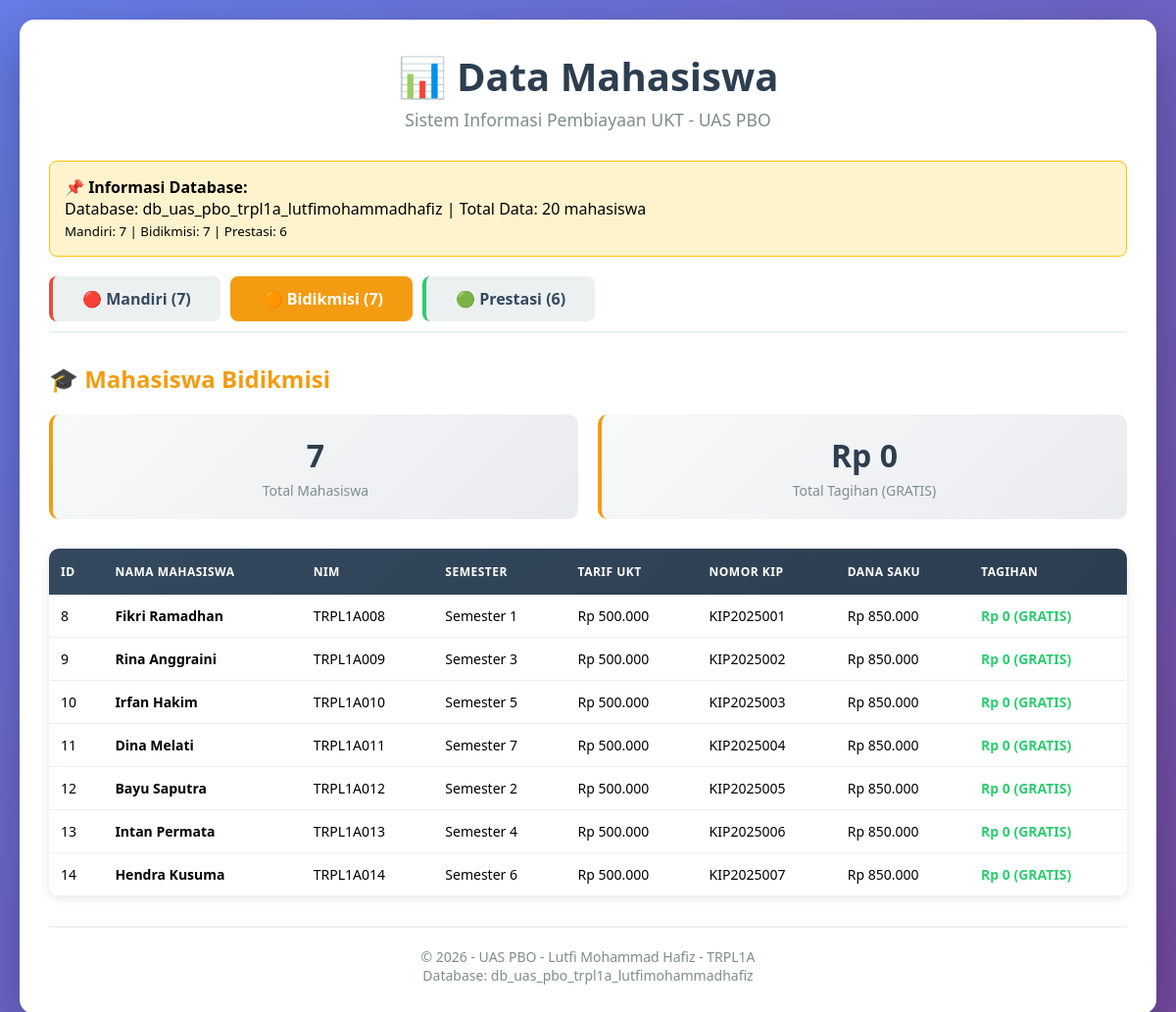
Page /?tab=bidikmisi on the committed database.
### tables this page shows
CREATE TABLE `tabel_mahasiswa` (
  `id_mahasiswa` int NOT NULL,
  `nama_mahasiswa` varchar(100) NOT NULL,
  `nim` varchar(20) NOT NULL,
  `semester` int NOT NULL,
  `tarif_ukt_nominal` decimal(15,2) NOT NULL,
  `jenis_pembiayaan` enum('mandiri','bidikmisi','prestasi') NOT NULL,
  `nama_wali` varchar(100) DEFAULT NULL,
  `nomor_kip_kuliah` varchar(30) DEFAULT NULL,
  `dana_saku_supsidi` decimal(15,2) DEFAULT NULL,
  `nama_instansi_beasiswa` varchar(100) DEFAULT NULL,
  `minimal_ipk_syarat` decimal(3,2) DEFAULT NULL
);

### config/database.php (called while the page is built, shortened)
<?php
$database = 'db_uas_pbo_trpl1a_lutfimohammadhafiz';
?>

### index.php (the view, shortened to what this page needs)
<?php
require_once 'config/database.php';
$tab = $_GET['tab'] ?? 'mandiri';
function getDataMahasiswa($koneksi, $jenis) {
    $query = "SELECT * FROM tabel_mahasiswa WHERE jenis_pembiayaan = '$jenis'";
    $result = mysqli_query($koneksi, $query);
    $data = [];
    while ($row = mysqli_fetch_assoc($result)) {
        $data[] = $row;
    }
    return $data;
}
$data_mandiri = getDataMahasiswa($koneksi, 'mandiri');
$data_bidikmisi = getDataMahasiswa($koneksi, 'bidikmisi');
$data_prestasi = getDataMahasiswa($koneksi, 'prestasi');
$total_mandiri = count($data_mandiri);
$total_bidikmisi = count($data_bidikmisi);
$total_prestasi = count($data_prestasi);
$total_keseluruhan = $total_mandiri + $total_bidikmisi + $total_prestasi;
?>
<!DOCTYPE html>
<html lang="id">
<head>
</head>
<body>
    <div class="container">
        <h1>📊 Data Mahasiswa</h1>
        <p class="subtitle">Sistem Informasi Pembiayaan UKT - UAS PBO</p>
        <div class="debug-info">
            <strong>📌 Informasi Database:</strong><br>
            Database: <?php echo $database; ?> |
            Total Data: <?php echo $total_keseluruhan; ?> mahasiswa<br>
            <small>Mandiri: <?php echo $total_mandiri; ?> |
            Bidikmisi: <?php echo $total_bidikmisi; ?> |
            Prestasi: <?php echo $total_prestasi; ?></small>
        </div>
        <div class="nav-tabs">
            <a href="?tab=mandiri" class="nav-tab mandiri <?php echo $tab == 'mandiri' ? 'active' : ''; ?>">
                🔴 Mandiri (<?php echo $total_mandiri; ?>)
            </a>
            <a href="?tab=bidikmisi" class="nav-tab bidikmisi <?php echo $tab == 'bidikmisi' ? 'active' : ''; ?>">
                🟠 Bidikmisi (<?php echo $total_bidikmisi; ?>)
            </a>
            <a href="?tab=prestasi" class="nav-tab prestasi <?php echo $tab == 'prestasi' ? 'active' : ''; ?>">
                🟢 Prestasi (<?php echo $total_prestasi; ?>)
            </a>
        </div>
        <div class="content <?php echo $tab == 'bidikmisi' ? 'active' : ''; ?>">
            <h2 style="color: #f39c12; margin-bottom: 20px;">🎓 Mahasiswa Bidikmisi</h2>
            <div class="stats">
                <div class="stat-card bidikmisi">
                    <div class="number"><?php echo $total_bidikmisi; ?></div>
                    <div class="label">Total Mahasiswa</div>
                </div>
                <div class="stat-card bidikmisi">
                    <div class="number">Rp 0</div>
                    <div class="label">Total Tagihan (GRATIS)</div>
                </div>
            </div>
            <div class="table-container">
                <table>
                    <thead>
                        <tr>
                            <th>ID</th>
                            <th>Nama Mahasiswa</th>
                            <th>NIM</th>
                            <th>Semester</th>
                            <th>Tarif UKT</th>
                            <th>Nomor KIP</th>
                            <th>Dana Saku</th>
                            <th>Tagihan</th>
                        </tr>
                    </thead>
                    <tbody>
                        <?php if (count($data_bidikmisi) > 0): ?>
                            <?php foreach ($data_bidikmisi as $m): ?>
                            <tr>
                                <td><?php echo $m['id_mahasiswa']; ?></td>
                                <td><strong><?php echo $m['nama_mahasiswa']; ?></strong></td>
                                <td><?php echo $m['nim']; ?></td>
                                <td>Semester <?php echo $m['semester']; ?></td>
                                <td>Rp <?php echo number_format($m['tarif_ukt_nominal'], 0, ',', '.'); ?></td>
                                <td><?php echo $m['nomor_kip_kuliah'] ?? '-'; ?></td>
                                <td>Rp <?php echo number_format($m['dana_saku_supsidi'] ?? 0, 0, ',', '.'); ?></td>
                                <td><strong style="color: #2ecc71;">Rp 0 (GRATIS)</strong></td>
                            </tr>
                            <?php endforeach; ?>
                        <?php endif; ?>
                    </tbody>
                </table>
            </div>
        </div>
        <div class="footer">
            <p>&copy; <?php echo date('Y'); ?> - UAS PBO - Lutfi Mohammad Hafiz - TRPL1A</p>
            <p>Database: <?php echo $database; ?></p>
        </div>
    </div>
</body>
</html>

### index.php (style rules this page uses)
* { margin: 0; padding: 0; box-sizing: border-box; }
body { font-family: 'Segoe UI', Tahoma, Geneva, Verdana, sans-serif; background: linear-gradient(135deg, #667eea 0%, #764ba2 100%); min-height: 100vh; padding: 20px; }
.container { max-width: 1400px; margin: 0 auto; background: white; border-radius: 15px; padding: 30px; box-shadow: 0 20px 60px rgba(0,0,0,0.3); }
h1 { color: #2c3e50; text-align: center; margin-bottom: 5px; font-size: 2.5em; }
.subtitle { text-align: center; color: #7f8c8d; margin-bottom: 30px; font-size: 1.1em; }
.nav-tabs { display: flex; gap: 10px; margin-bottom: 30px; border-bottom: 2px solid #ecf0f1; padding-bottom: 10px; flex-wrap: wrap; }
.nav-tab { padding: 12px 30px; background: #ecf0f1; border: none; border-radius: 8px; cursor: pointer; font-size: 16px; font-weight: 600; color: #34495e; transition: all 0.3s; text-decoration: none; display: inline-block; }
.nav-tab.active { color: white; }
.nav-tab.mandiri { border-left: 4px solid #e74c3c; }
.nav-tab.bidikmisi { border-left: 4px solid #f39c12; }
.nav-tab.bidikmisi.active { background: #f39c12; }
.nav-tab.prestasi { border-left: 4px solid #2ecc71; }
.content { display: none; animation: fadeIn 0.5s; }
.content.active { display: block; }
.stats { display: grid; grid-template-columns: repeat(auto-fit, minmax(200px, 1fr)); gap: 20px; margin-bottom: 30px; }
.stat-card { background: linear-gradient(135deg, #f8f9fa, #e9ecef); padding: 20px; border-radius: 10px; text-align: center; border-left: 4px solid #3498db; }
.stat-card .number { font-size: 2em; font-weight: 700; color: #2c3e50; }
.stat-card .label { color: #7f8c8d; font-size: 14px; margin-top: 5px; }
.stat-card.bidikmisi { border-left-color: #f39c12; }
.table-container { overflow-x: auto; border-radius: 10px; box-shadow: 0 2px 10px rgba(0,0,0,0.1); }
table { width: 100%; border-collapse: collapse; font-size: 14px; }
thead { background: linear-gradient(135deg, #34495e, #2c3e50); color: white; }
th { padding: 15px 12px; text-align: left; font-weight: 600; text-transform: uppercase; font-size: 12px; letter-spacing: 0.5px; }
.footer { text-align: center; margin-top: 30px; padding-top: 20px; border-top: 2px solid #ecf0f1; color: #7f8c8d; font-size: 14px; }
.debug-info { background: #fff3cd; border: 1px solid #ffc107; padding: 15px; border-radius: 8px; margin-bottom: 20px; }

### rows in the picture
tabel_mahasiswa: id_mahasiswa "8", nama_mahasiswa "Fikri Ramadhan", nim "TRPL1A008", semester "1", tarif_ukt_nominal "500.000", nomor_kip_kuliah "KIP2025001", dana_saku_supsidi "850.000"
tabel_mahasiswa: id_mahasiswa "9", nama_mahasiswa "Rina Anggraini", nim "TRPL1A009", semester "3", tarif_ukt_nominal "500.000", nomor_kip_kuliah "KIP2025002", dana_saku_supsidi "850.000"
tabel_mahasiswa: id_mahasiswa "10", nama_mahasiswa "Irfan Hakim", nim "TRPL1A010", semester "5", tarif_ukt_nominal "500.000", nomor_kip_kuliah "KIP2025003", dana_saku_supsidi "850.000"
tabel_mahasiswa: id_mahasiswa "11", nama_mahasiswa "Dina Melati", nim "TRPL1A011", semester "7", tarif_ukt_nominal "500.000", nomor_kip_kuliah "KIP2025004", dana_saku_supsidi "850.000"
tabel_mahasiswa: id_mahasiswa "12", nama_mahasiswa "Bayu Saputra", nim "TRPL1A012", semester "2", tarif_ukt_nominal "500.000", nomor_kip_kuliah "KIP2025005", dana_saku_supsidi "850.000"
tabel_mahasiswa: id_mahasiswa "13", nama_mahasiswa "Intan Permata", nim "TRPL1A013", semester "4", tarif_ukt_nominal "500.000", nomor_kip_kuliah "KIP2025006", dana_saku_supsidi "850.000"
tabel_mahasiswa: id_mahasiswa "14", nama_mahasiswa "Hendra Kusuma", nim "TRPL1A014", semester "6", tarif_ukt_nominal "500.000", nomor_kip_kuliah "KIP2025007", dana_saku_supsidi "850.000"

### other values in the picture
$database "db_uas_pbo_trpl1a_lutfimohammadhafiz"
$total_keseluruhan "20"
$total_mandiri "7"
$total_bidikmisi "7"
$total_prestasi "6"
